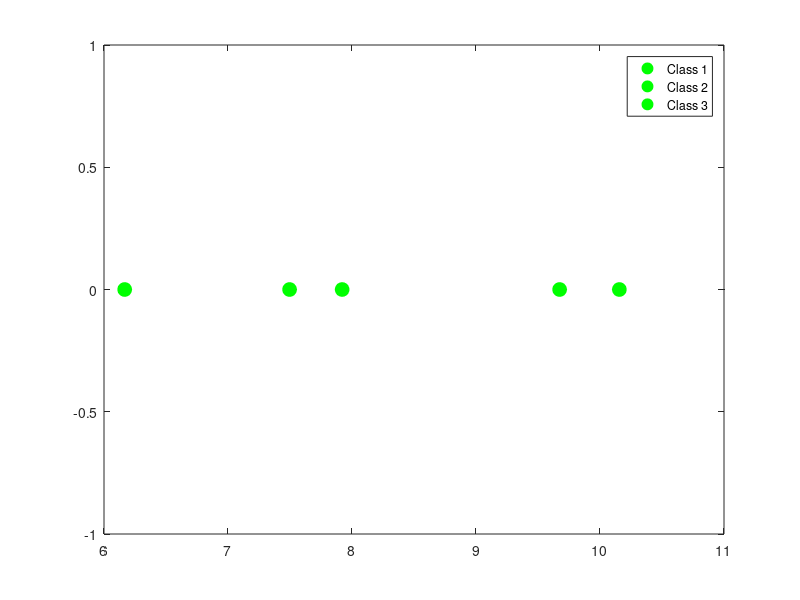

MATLAB code to generate this figure:
% prophet Mohammed said [ALLAH will help any one helped his/her brother/sister] PBUH
% This code to explain LDA or FDA with multiclass problems
% This code is written by Alaa Tharwat (Frankfurt University of Applied Science - Germany)
% For more details about the code of the numerical example(s) see our paper "Tharwat, A., Gaber, T., Ibrahim, A., 
% & Hassanien, A. E. Linear discriminant analysis: A detailed tutorial. AI Communications,
% (Preprint), 1-22.?
% engalaatharwat@hotmail.com
clc
clear all
% This example deals with 2 classes
c1=[0     1;
     0     2;
     1     2;
     2     0;
     2     0;
     1    5]  % the first class 6 observations
 c2=[ 1     9;
     2     9;
     1     7;
     2     8;
     1     8;] % the second class 6 observations
 c3=[5     8;
     7    9;
     6     10;
     5    7;
4	6] % the second class 6 observations
% Number of observations of each class
n1=size(c1,1);
n2=size(c2,1);
n3=size(c3,1);
%Mean of each class
mu1=mean(c1);
mu2=mean(c2);
mu3=mean(c3);
% Average of the mean of all classes
mu=(n1*mu1+n2*mu2+n3*mu3)/(n1+n2+n3);
% Center the data (data-mean)
d1=c1-repmat(mu1,size(c1,1),1);
d2=c2-repmat(mu2,size(c2,1),1);
d3=c3-repmat(mu3,size(c3,1),1);
% Calculate the within class variance (SW)
s1=d1'*d1;
s2=d2'*d2;
s3=d3'*d3;
sw=s1+s2+s3;
invsw=inv(sw);
% 
% % in case of two classes only use v
% v=invsw*(mu1-mu2)'
% if more than 2 classes calculate between class variance (SB)
sb1=n1*(mu1-mu)'*(mu1-mu);
sb2=n2*(mu2-mu)'*(mu2-mu);
sb3=n3*(mu3-mu)'*(mu3-mu);
SB=sb1+sb2+sb3;
W=invsw*SB;
% find eigne values and eigen vectors of the (v)
[evec,eval]=eig(W);
% Sort eigen vectors according to eigen values (descending order) and
% neglect eigen vectors according to small eigen values
% v=evec(greater eigen value)
% or use all the eigen vectors
% project the data of the first and second class respectively
y1=c1*evec(:,1);
y2=c2*evec(:,1);
y3=c3*evec(:,1);
% secoond eigenvector
y1_2=c1*evec(:,2);
y2_2=c2*evec(:,2);
y3_2=c3*evec(:,2);
%To plot PDF
L1=min(y1):(max(y1)-min(y1))/20:max(y1);
L2=min(y2):(max(y2)-min(y2))/20:max(y2);
L3=min(y3):(max(y3)-min(y3))/20:max(y3);
meany1=mean(y1);
meany2=mean(y2);
meany3=mean(y3);
stdy1=std(y1);
stdy2=std(y2);
stdy3=std(y3);
y1pdf=mvnpdf(L1',meany1,stdy1);
y2pdf=mvnpdf(L2',meany2,stdy2);
y3pdf=mvnpdf(L3',meany3,stdy3);
histfit(min(y1):(max(y1)-min(y1))/20:max(y1),20),hold on
histfit(min(y2):(max(y2)-min(y2))/20:max(y2),20), hold on
histfit(min(y3):(max(y3)-min(y3))/20:max(y3),20)
plot(y1(:,1),0,'r*','MarkerSize',10,'MarkerFaceColor','r')
plot(y2(:,1),0,'bs','MarkerSize',10,'MarkerFaceColor','b')
plot(y3(:,1),0,'go','MarkerSize',10,'MarkerFaceColor','g')
legend('Class 1','Class 2','Class 3')